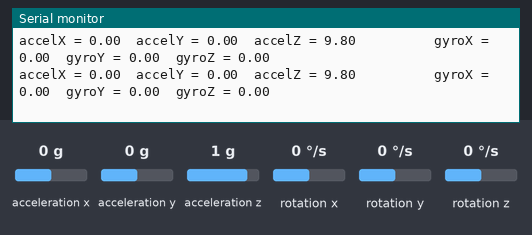
A sketch run on a simulated Arduino Uno, built with avr-gcc and run on an emulated ATmega328P. On the bench: the last lines printed to the serial monitor. Wiring (inferred from the names in the program): MPU-6050 motion sensor at I2C address 0x68. The inputs (shaded band) are chosen by the test bench; at power-on: acceleration x 0 g, acceleration y 0 g, acceleration z 1 g, rotation x 0 °/s, rotation y 0 °/s, rotation z 0 °/s.

Above: at 2.2 s.
2.3 s: acceleration x set to -1.4 g
At 2.39 s:
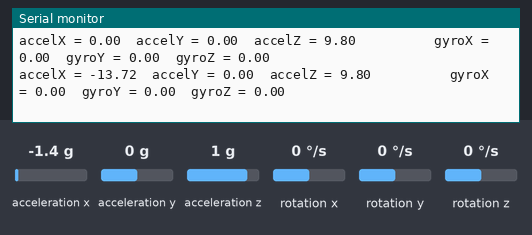
5.3 s: acceleration y set to -1.4 g
At 5.32 s:
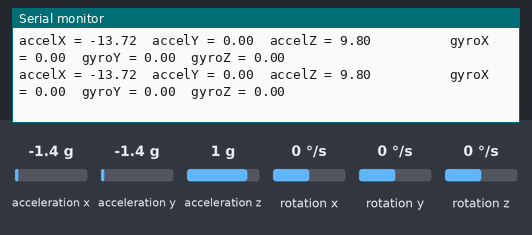
8.3 s: acceleration z set to -1.4 g
At 8.3 s:
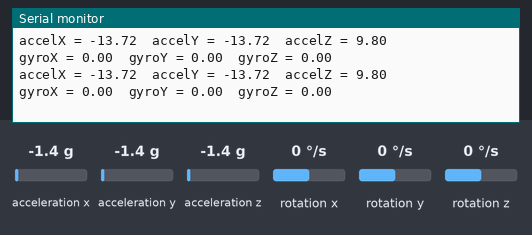
11.3 s: rotation x set to -192 °/s
At 11.34 s:
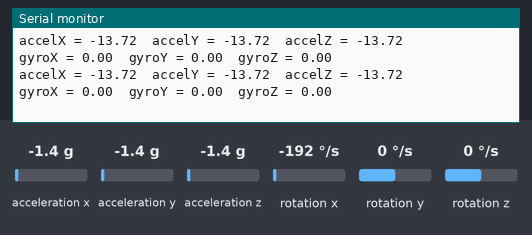
14.3 s: rotation y set to -192 °/s
At 14.48 s:
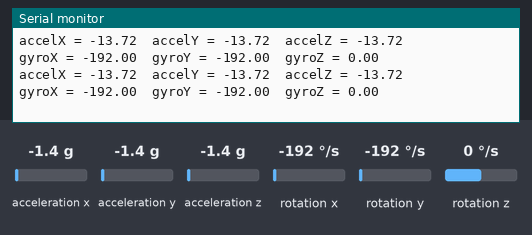
17.3 s: rotation z set to -192 °/s
At 17.48 s:
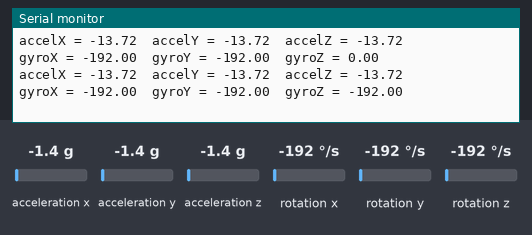

The sketch:

sensor_6.ino
```cpp
#include <Wire.h>


float accelX, accelY, accelZ;
float gyroX, gyroY, gyroZ;


void setup() {
  Serial.begin(9600);
  Wire.begin();
  setupMPU6050();
  Serial.print("OK_setup\n\r");
  delay(1000);
}

void loop() {
  while(1){
  accel_read_start();
  gyro_read_start();
  Serial.print("accelX = ");
  Serial.print(accelX);
  Serial.print("  ");
  Serial.print("accelY = ");
  Serial.print(accelY);
  Serial.print("  ");
  Serial.print("accelZ = ");
  Serial.print(accelZ);

  Serial.print("          ");

  Serial.print("gyroX = ");
  Serial.print(gyroX);
  Serial.print("  ");
  Serial.print("gyroY = ");
  Serial.print(gyroY);
  Serial.print("  ");
  Serial.print("gyroZ = ");
  Serial.print(gyroZ);
  Serial.print("\n\r");
  delay(1);
  }
}

void setupMPU6050() {
  //MPU6050との通信を開始し、ジャイロと加速度の最大範囲を指定
  Wire.beginTransmission(0b1101000); //I2C address of the MPU
  Wire.write(0x6B); //Accessing the register 6B
  Wire.write(0b00000000); //SLEEP register to 0
  Wire.endTransmission();
  Wire.beginTransmission(0b1101000);
  Wire.write(0x1B); //Accessing the register 1B - Gyroscope Configuration
  Wire.write(0x00000000); //gyro to full scale ± 250deg./s
  Wire.endTransmission();
  Wire.beginTransmission(0b1101000);
  Wire.write(0x1C); //Accessing the register 1C - Acccelerometer Configuration
  Wire.write(0b00000000); //accel to +/- 2g
  Wire.endTransmission();
}

void recordAccelRegisters() { //read value of accel-sensor
  long accX,accY,accZ;
  Wire.beginTransmission(0b1101000);
  Wire.write(0x3B); // Accel Readings
  Wire.endTransmission();
  Wire.requestFrom(0b1101000, 6); //Request Accel Registers (3B - 40)
  while (Wire.available() < 6);
  accX = Wire.read() << 8 | Wire.read(); //Store first two bytes into accelX
  accY = Wire.read() << 8 | Wire.read(); //Store middle two bytes into accelY
  accZ = Wire.read() << 8 | Wire.read(); //Store last two bytes into accelZ
  accelX = (float(accX) / 16384.0)*9.8; //change to gravitational acceleration(m/s^2)
  accelY = (float(accY) / 16384.0)*9.8; //change to gravitational acceleration(m/s^2)
  accelZ = (float(accZ) / 16384.0)*9.8; //change to gravitational acceleration(m/s^2)
}

void accel_read_start(){  //so recordAccelRegisters() couse of bug
  recordAccelRegisters();
  }


void recordGyroRegisters() {  //read value of gyro-sensor
  long gX, gY, gZ;
  Wire.beginTransmission(0b1101000); //I2C address of the MPU
  Wire.write(0x43); //Starting register for Gyro Readings
  Wire.endTransmission();
  Wire.requestFrom(0b1101000, 6); //Request Gyro Registers (43 - 48)
  while (Wire.available() < 6);
  gX = Wire.read() << 8 | Wire.read(); //Store first two bytes into accelX
  gY = Wire.read() << 8 | Wire.read(); //Store middle two bytes into accelY
  gZ = Wire.read() << 8 | Wire.read(); //Store last two bytes into accelZ
  gyroX = float(gX) / 131.0; //change to deg/sec
  gyroY = float(gY) / 131.0; //change to deg/sec
  gyroZ = float(gZ) / 131.0; //change to deg/sec
}

void gyro_read_start(){        //so recordGyroRegisters() couse of bug
  recordGyroRegisters();
  }
```

Measured:
- after the input at 2.3 s, the serial monitor: prints a new line after 0.09 s (image 1)
- after the input at 14.3 s, the serial monitor: prints a new line after 0.07 s (image 5)
- after the input at 17.3 s, the serial monitor: prints a new line after 0.07 s (image 6)
